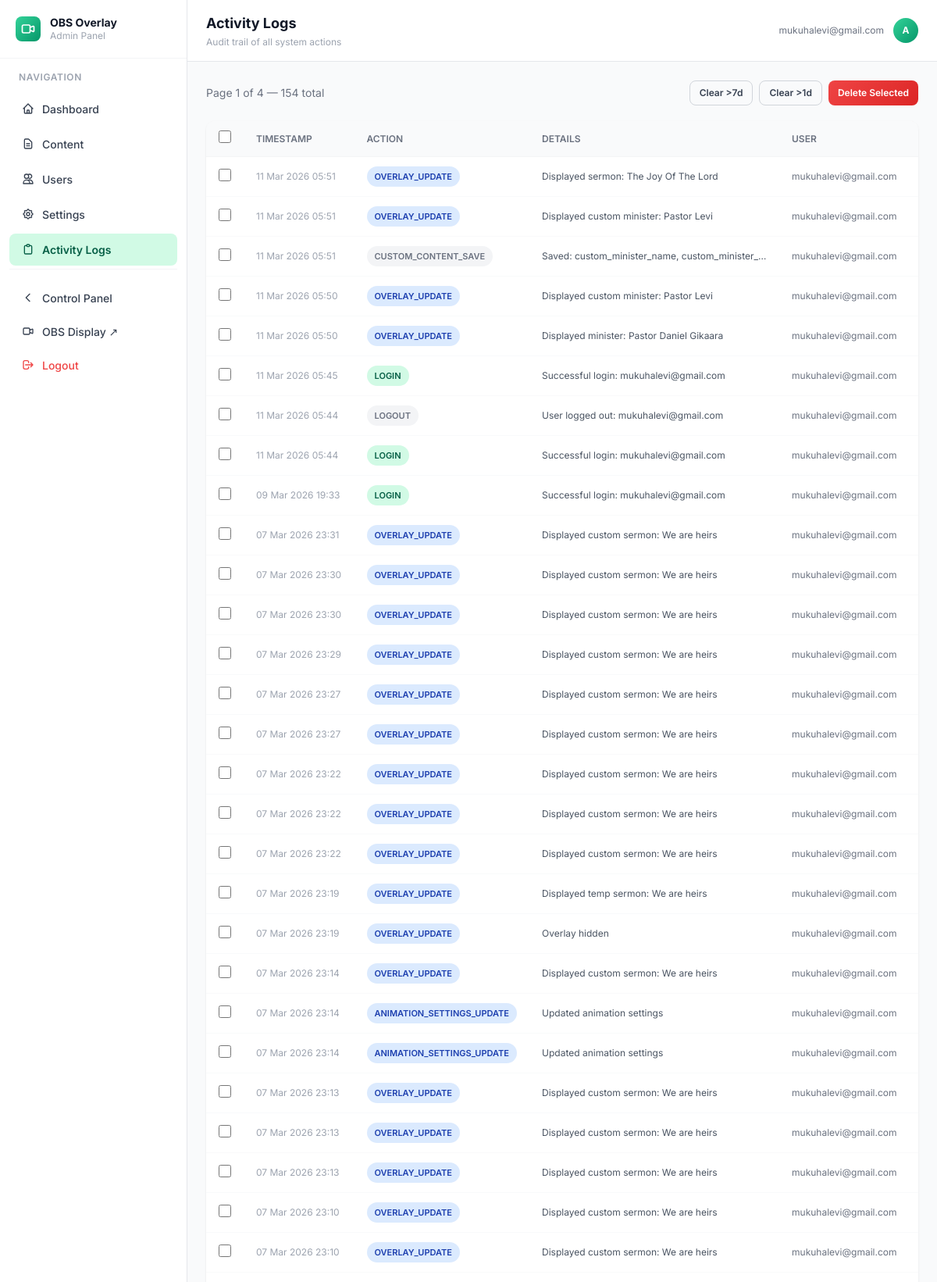
/admin/logs (signed in, upper part), run on the app's committed database.
### models.py (models this page shows, shortened)
class User(UserMixin, db.Model):
    id = db.Column(db.Integer, primary_key=True)
    email = db.Column(db.String(120), unique=True, nullable=False)
    name = db.Column(db.String(120))
    is_admin = db.Column(db.Boolean, default=False)
    created_at = db.Column(db.DateTime, default=datetime.utcnow)

class ActivityLog(db.Model):
    id = db.Column(db.Integer, primary_key=True)
    user_id = db.Column(db.Integer, db.ForeignKey('user.id'), nullable=True)
    user_email = db.Column(db.String(120))
    user_name = db.Column(db.String(120))
    action = db.Column(db.String(100), nullable=False)
    details = db.Column(db.String(500))
    timestamp = db.Column(db.DateTime, default=datetime.utcnow)
    ip_address = db.Column(db.String(50))

### blueprints/admin.py (the view)
@admin_bp.route('/logs')
@login_required
@admin_required
def logs():
    from models import ActivityLog
    page     = request.args.get('page', 1, type=int)
    per_page = request.args.get('per_page', 50, type=int)
    logs_paginated = (ActivityLog.query
                      .order_by(ActivityLog.timestamp.desc())
                      .paginate(page=page, per_page=per_page, error_out=False))
    return render_template('admin/logs.html',
                           logs=logs_paginated.items,
                           pagination=logs_paginated)

### utils/helpers.py (called while the page is built)
def admin_required(f):
    @wraps(f)
    def decorated(*args, **kwargs):
        if not current_user.is_authenticated:
            return redirect(url_for('auth.login'))
        if not current_user.is_admin:
            log_activity('UNAUTHORIZED_ACCESS_ATTEMPT',
                         f'Attempted admin access: {request.path}')
            return jsonify({'error': 'Admin access required'}), 403
        return f(*args, **kwargs)
    return decorated

### templates/admin/logs.html (shortened to what this page needs)
{% extends 'admin/base_admin.html' %}
{% block page_title %}Activity Logs{% endblock %}
{% block page_subtitle %}Audit trail of all system actions{% endblock %}
{% block admin_content %}
<div class="flex items-center justify-between mb-5 flex-wrap gap-3">
    <p class="text-sm text-gray-500">Page {{ pagination.page }} of {{ pagination.pages }} — {{ pagination.total }} total</p>
    <div class="flex gap-2">
        <button onclick="clearLogs(7)"  class="btn btn-ghost btn-sm">Clear &gt;7d</button>
        <button onclick="clearLogs(1)"  class="btn btn-ghost btn-sm">Clear &gt;1d</button>
        <button onclick="massDelete()"  class="btn btn-danger btn-sm" id="mass-delete-btn" disabled>Delete Selected</button>
    </div>
</div>
<div class="card overflow-hidden">
    <table class="w-full text-sm">
        <thead class="bg-gray-50 border-b border-gray-100">
            <tr>
                <th class="py-3 px-4 w-8">
                    <input type="checkbox" id="select-all" class="w-4 h-4 accent-emerald-500" onchange="toggleAll(this)">
                </th>
                <th class="text-left py-3 px-4 text-xs font-semibold text-gray-500 uppercase">Timestamp</th>
                <th class="text-left py-3 px-4 text-xs font-semibold text-gray-500 uppercase">Action</th>
                <th class="text-left py-3 px-4 text-xs font-semibold text-gray-500 uppercase">Details</th>
                <th class="text-left py-3 px-4 text-xs font-semibold text-gray-500 uppercase">User</th>
                <th class="text-left py-3 px-4 text-xs font-semibold text-gray-500 uppercase">IP</th>
            </tr>
        </thead>
        <tbody class="divide-y divide-gray-50">
            {% for log in logs %}
            <tr id="log-row-{{ log.id }}" class="hover:bg-gray-50 transition">
                <td class="py-3 px-4">
                    <input type="checkbox" class="log-checkbox w-4 h-4 accent-emerald-500"
                           value="{{ log.id }}" onchange="updateMassBtn()">
                </td>
                <td class="py-3 px-4 text-xs text-gray-400 whitespace-nowrap">{{ log.timestamp.strftime('%d %b %Y %H:%M') }}</td>
                <td class="py-3 px-4">
                    {% if 'LOGIN' in log.action %}
                        <span class="badge badge-green">{{ log.action }}</span>
                    {% elif 'DELETE' in log.action %}
                        <span class="badge badge-red">{{ log.action }}</span>
                    {% elif 'UPDATE' in log.action or 'ADD' in log.action %}
                        <span class="badge badge-blue">{{ log.action }}</span>
                    {% else %}
                        <span class="badge badge-gray">{{ log.action }}</span>
                    {% endif %}
                </td>
                <td class="py-3 px-4 text-gray-600 text-xs max-w-xs truncate">{{ log.details or '—' }}</td>
                <td class="py-3 px-4 text-xs text-gray-500">{{ log.user_email or 'Anonymous' }}</td>
                <td class="py-3 px-4 text-xs text-gray-400">{{ log.ip_address or '—' }}</td>
            </tr>
            {% else %}
            <tr>
                <td colspan="7" class="text-center py-10 text-gray-400">No logs found</td>
            </tr>
            {% endfor %}
        </tbody>
    </table>
</div>
{% endblock %}

### templates/admin/base_admin.html (shortened to what this page needs)
{% extends 'base.html' %}
{% block body %}
<div class="flex h-screen overflow-hidden bg-gray-50">
    <aside id="adminSidebar" class="admin-sidebar flex-shrink-0 overflow-y-auto">
        <div class="p-5 border-b border-gray-100">
            <a href="{{ url_for('admin.dashboard') }}" class="flex items-center gap-3 no-underline">
                <div class="w-8 h-8 bg-gradient-to-br from-emerald-400 to-emerald-600 rounded-lg flex items-center justify-center">
                    <svg class="w-5 h-5 text-white" fill="none" stroke="currentColor" viewBox="0 0 24 24">
                        <path stroke-linecap="round" stroke-linejoin="round" stroke-width="2"
                              d="M15 10l4.553-2.069A1 1 0 0121 8.882v6.236a1 1 0 01-1.447.894L15 14M5 18h8a2 2 0 002-2V8a2 2 0 00-2-2H5a2 2 0 00-2 2v8a2 2 0 002 2z"/>
                    </svg>
                </div>
                <div>
                    <p class="font-bold text-sm text-gray-900 leading-tight">OBS Overlay</p>
                    <p class="text-xs text-gray-400">Admin Panel</p>
                </div>
            </a>
        </div>
        <nav class="flex-1 px-3 py-4 space-y-1">
            <p class="text-xs font-semibold text-gray-400 uppercase tracking-wider px-3 mb-3">Navigation</p>
            <a href="{{ url_for('admin.dashboard') }}"
               class="admin-nav-link {% if request.endpoint == 'admin.dashboard' %}active{% endif %}">
                <svg class="w-4 h-4" fill="none" stroke="currentColor" viewBox="0 0 24 24">
                    <path stroke-linecap="round" stroke-linejoin="round" stroke-width="2"
                          d="M3 12l2-2m0 0l7-7 7 7M5 10v10a1 1 0 001 1h3m10-11l2 2m-2-2v10a1 1 0 01-1 1h-3m-6 0a1 1 0 001-1v-4a1 1 0 011-1h2a1 1 0 011 1v4a1 1 0 001 1m-6 0h6"/>
                </svg>
                Dashboard
            </a>
            <a href="{{ url_for('admin.content') }}"
               class="admin-nav-link {% if request.endpoint == 'admin.content' %}active{% endif %}">
                <svg class="w-4 h-4" fill="none" stroke="currentColor" viewBox="0 0 24 24">
                    <path stroke-linecap="round" stroke-linejoin="round" stroke-width="2"
                          d="M9 12h6m-6 4h6m2 5H7a2 2 0 01-2-2V5a2 2 0 012-2h5.586a1 1 0 01.707.293l5.414 5.414a1 1 0 01.293.707V19a2 2 0 01-2 2z"/>
                </svg>
                Content
            </a>
            <a href="{{ url_for('admin.users') }}"
               class="admin-nav-link {% if request.endpoint == 'admin.users' %}active{% endif %}">
                <svg class="w-4 h-4" fill="none" stroke="currentColor" viewBox="0 0 24 24">
                    <path stroke-linecap="round" stroke-linejoin="round" stroke-width="2"
                          d="M12 4.354a4 4 0 110 5.292M15 21H3v-1a6 6 0 0112 0v1zm0 0h6v-1a6 6 0 00-9-5.197M13 7a4 4 0 11-8 0 4 4 0 018 0z"/>
                </svg>
                Users
            </a>
            <a href="{{ url_for('admin.settings') }}"
               class="admin-nav-link {% if request.endpoint == 'admin.settings' %}active{% endif %}">
                Settings
            </a>
            <a href="{{ url_for('admin.logs') }}"
               class="admin-nav-link {% if request.endpoint == 'admin.logs' %}active{% endif %}">
                <svg class="w-4 h-4" fill="none" stroke="currentColor" viewBox="0 0 24 24">
                    <path stroke-linecap="round" stroke-linejoin="round" stroke-width="2"
                          d="M9 5H7a2 2 0 00-2 2v12a2 2 0 002 2h10a2 2 0 002-2V7a2 2 0 00-2-2h-2M9 5a2 2 0 002 2h2a2 2 0 002-2M9 5a2 2 0 012-2h2a2 2 0 012 2"/>
                </svg>
                Activity Logs
            </a>
            <div class="pt-4 border-t border-gray-100 mt-4">
                <a href="{{ url_for('user.panel') }}" class="admin-nav-link">
                    <svg class="w-4 h-4" fill="none" stroke="currentColor" viewBox="0 0 24 24">
                        <path stroke-linecap="round" stroke-linejoin="round" stroke-width="2"
                              d="M15 19l-7-7 7-7"/>
                    </svg>
                    Control Panel
                </a>
                <a href="{{ url_for('display.show') }}" target="_blank" class="admin-nav-link">
                    <svg class="w-4 h-4" fill="none" stroke="currentColor" viewBox="0 0 24 24">
                        <path stroke-linecap="round" stroke-linejoin="round" stroke-width="2"
                              d="M15 10l4.553-2.069A1 1 0 0121 8.882v6.236a1 1 0 01-1.447.894L15 14M5 18h8a2 2 0 002-2V8a2 2 0 00-2-2H5a2 2 0 00-2 2v8a2 2 0 002 2z"/>
                    </svg>
                    OBS Display ↗
                </a>
                <a href="{{ url_for('auth.logout') }}" class="admin-nav-link text-red-500 hover:bg-red-50 hover:text-red-700">
                    <svg class="w-4 h-4" fill="none" stroke="currentColor" viewBox="0 0 24 24">
                        <path stroke-linecap="round" stroke-linejoin="round" stroke-width="2"
                              d="M17 16l4-4m0 0l-4-4m4 4H7m6 4v1a3 3 0 01-3 3H6a3 3 0 01-3-3V7a3 3 0 013-3h4a3 3 0 013 3v1"/>
                    </svg>
                    Logout
                </a>
            </div>
        </nav>
    </aside>
    <div class="flex-1 flex flex-col overflow-hidden">
        <header class="bg-white border-b border-gray-200 px-6 py-4 flex items-center gap-4 flex-shrink-0">
            <div class="flex-1">
                <h1 class="text-lg font-bold text-gray-900">{% block page_title %}Admin{% endblock %}</h1>
                <p class="text-xs text-gray-400 mt-0.5">{% block page_subtitle %}OBS Overlay System{% endblock %}</p>
            </div>
            <div class="flex items-center gap-3">
                <span class="text-xs text-gray-500 hidden md:block">{{ current_user.email }}</span>
                <div class="w-8 h-8 bg-gradient-to-br from-emerald-400 to-emerald-600 rounded-full flex items-center justify-center">
                    <span class="text-white font-bold text-xs">
                        {{ current_user.name[0] if current_user.name else current_user.email[0] }}
                    </span>
                </div>
            </div>
        </header>
        <main class="flex-1 overflow-y-auto p-6">
            {% block admin_content %}{% endblock %}
        </main>
    </div>
</div>
{% endblock %}

### templates/base.html (style rules this page uses)
body { font-family: 'Inter', sans-serif; }

### templates/admin/base_admin.html (style rules this page uses)
.admin-sidebar { width: 240px; flex-shrink: 0; background: white; border-right: 1px solid #e5e7eb; min-height: 100vh; display: flex; flex-direction: column; }
.admin-nav-link { display: flex; align-items: center; gap: 10px; padding: 10px 16px; border-radius: 8px; font-size: 14px; font-weight: 500; color: #374151; text-decoration: none; transition: all 0.15s; margin-bottom: 2px; }
.admin-nav-link.active { background: #d1fae5; color: #065f46; font-weight: 600; }
.admin-nav-link svg { flex-shrink: 0; }
.card { background: white; border-radius: 12px; box-shadow: 0 1px 3px rgba(0,0,0,0.08); }
.btn { padding: 9px 18px; border-radius: 8px; font-weight: 600; font-size: 13px; cursor: pointer; border: none; transition: all 0.18s; display: inline-flex; align-items: center; gap: 6px; }
.btn-danger { background: linear-gradient(135deg, #ef4444, #dc2626); color: white; }
.btn-ghost { background: transparent; border: 1.5px solid #d1d5db; color: #374151; }
.btn-sm { padding: 6px 12px; font-size: 12px; }
.badge { display: inline-flex; align-items: center; padding: 3px 10px; border-radius: 999px; font-size: 11px; font-weight: 600; }
.badge-green { background: #d1fae5; color: #065f46; }
.badge-gray { background: #f3f4f6; color: #6b7280; }
.badge-blue { background: #dbeafe; color: #1e40af; }

### data on the page
User: email "mukuhalevi@gmail.com", name "A"
ActivityLog: timestamp "11 Mar 2026 05:51", action "OVERLAY_UPDATE", details "Displayed sermon: The Joy Of The Lord", user_email "mukuhalevi@gmail.com"
ActivityLog: timestamp "11 Mar 2026 05:51", action "OVERLAY_UPDATE", details "Displayed custom minister: Pastor Levi", user_email "mukuhalevi@gmail.com"
ActivityLog: timestamp "11 Mar 2026 05:51", action "CUSTOM_CONTENT_SAVE", details "Saved: custom_minister_name, custom_minister_…", user_email "mukuhalevi@gmail.com"
ActivityLog: timestamp "11 Mar 2026 05:50", action "OVERLAY_UPDATE", details "Displayed custom minister: Pastor Levi", user_email "mukuhalevi@gmail.com"
ActivityLog: timestamp "11 Mar 2026 05:50", action "OVERLAY_UPDATE", details "Displayed minister: Pastor Daniel Gikaara", user_email "mukuhalevi@gmail.com"
ActivityLog: timestamp "11 Mar 2026 05:45", action "LOGIN", details "Successful login: mukuhalevi@gmail.com", user_email "mukuhalevi@gmail.com"
ActivityLog: timestamp "11 Mar 2026 05:44", action "LOGOUT", details "User logged out: mukuhalevi@gmail.com", user_email "mukuhalevi@gmail.com"
ActivityLog: timestamp "11 Mar 2026 05:44", action "LOGIN", details "Successful login: mukuhalevi@gmail.com", user_email "mukuhalevi@gmail.com"
ActivityLog: timestamp "09 Mar 2026 19:33", action "LOGIN", details "Successful login: mukuhalevi@gmail.com", user_email "mukuhalevi@gmail.com"
ActivityLog: timestamp "07 Mar 2026 23:31", action "OVERLAY_UPDATE", details "Displayed custom sermon: We are heirs", user_email "mukuhalevi@gmail.com"
ActivityLog: timestamp "07 Mar 2026 23:30", action "OVERLAY_UPDATE", details "Displayed custom sermon: We are heirs", user_email "mukuhalevi@gmail.com"
ActivityLog: timestamp "07 Mar 2026 23:30", action "OVERLAY_UPDATE", details "Displayed custom sermon: We are heirs", user_email "mukuhalevi@gmail.com"
ActivityLog: timestamp "07 Mar 2026 23:29", action "OVERLAY_UPDATE", details "Displayed custom sermon: We are heirs", user_email "mukuhalevi@gmail.com"
ActivityLog: timestamp "07 Mar 2026 23:27", action "OVERLAY_UPDATE", details "Displayed custom sermon: We are heirs", user_email "mukuhalevi@gmail.com"
ActivityLog: timestamp "07 Mar 2026 23:27", action "OVERLAY_UPDATE", details "Displayed custom sermon: We are heirs", user_email "mukuhalevi@gmail.com"
ActivityLog: timestamp "07 Mar 2026 23:22", action "OVERLAY_UPDATE", details "Displayed custom sermon: We are heirs", user_email "mukuhalevi@gmail.com"
ActivityLog: timestamp "07 Mar 2026 23:22", action "OVERLAY_UPDATE", details "Displayed custom sermon: We are heirs", user_email "mukuhalevi@gmail.com"
ActivityLog: timestamp "07 Mar 2026 23:22", action "OVERLAY_UPDATE", details "Displayed custom sermon: We are heirs", user_email "mukuhalevi@gmail.com"
ActivityLog: timestamp "07 Mar 2026 23:19", action "OVERLAY_UPDATE", details "Displayed temp sermon: We are heirs", user_email "mukuhalevi@gmail.com"
ActivityLog: timestamp "07 Mar 2026 23:19", action "OVERLAY_UPDATE", details "Overlay hidden", user_email "mukuhalevi@gmail.com"
ActivityLog: timestamp "07 Mar 2026 23:14", action "OVERLAY_UPDATE", details "Displayed custom sermon: We are heirs", user_email "mukuhalevi@gmail.com"
ActivityLog: timestamp "07 Mar 2026 23:14", action "ANIMATION_SETTINGS_UPDATE", details "Updated animation settings", user_email "mukuhalevi@gmail.com"
ActivityLog: timestamp "07 Mar 2026 23:14", action "ANIMATION_SETTINGS_UPDATE", details "Updated animation settings", user_email "mukuhalevi@gmail.com"
ActivityLog: timestamp "07 Mar 2026 23:13", action "OVERLAY_UPDATE", details "Displayed custom sermon: We are heirs", user_email "mukuhalevi@gmail.com"
ActivityLog: timestamp "07 Mar 2026 23:13", action "OVERLAY_UPDATE", details "Displayed custom sermon: We are heirs", user_email "mukuhalevi@gmail.com"
ActivityLog: timestamp "07 Mar 2026 23:13", action "OVERLAY_UPDATE", details "Displayed custom sermon: We are heirs", user_email "mukuhalevi@gmail.com"
ActivityLog: timestamp "07 Mar 2026 23:10", action "OVERLAY_UPDATE", details "Displayed custom sermon: We are heirs", user_email "mukuhalevi@gmail.com"
ActivityLog: timestamp "07 Mar 2026 23:10", action "OVERLAY_UPDATE", details "Displayed custom sermon: We are heirs", user_email "mukuhalevi@gmail.com"

### other printed values
{{ pagination.page }} "1"
{{ pagination.pages }} "4"
{{ pagination.total }} "154"
